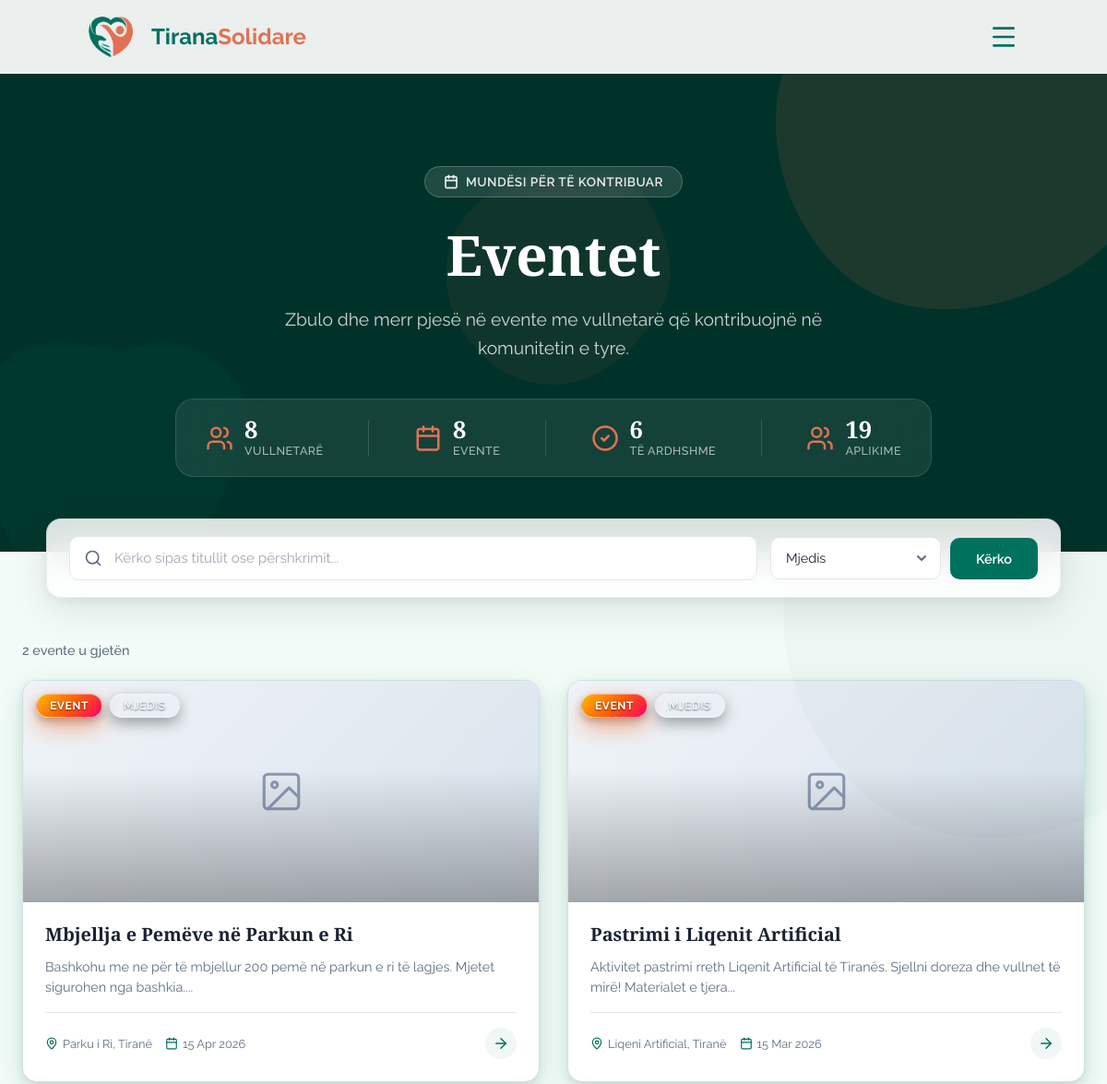
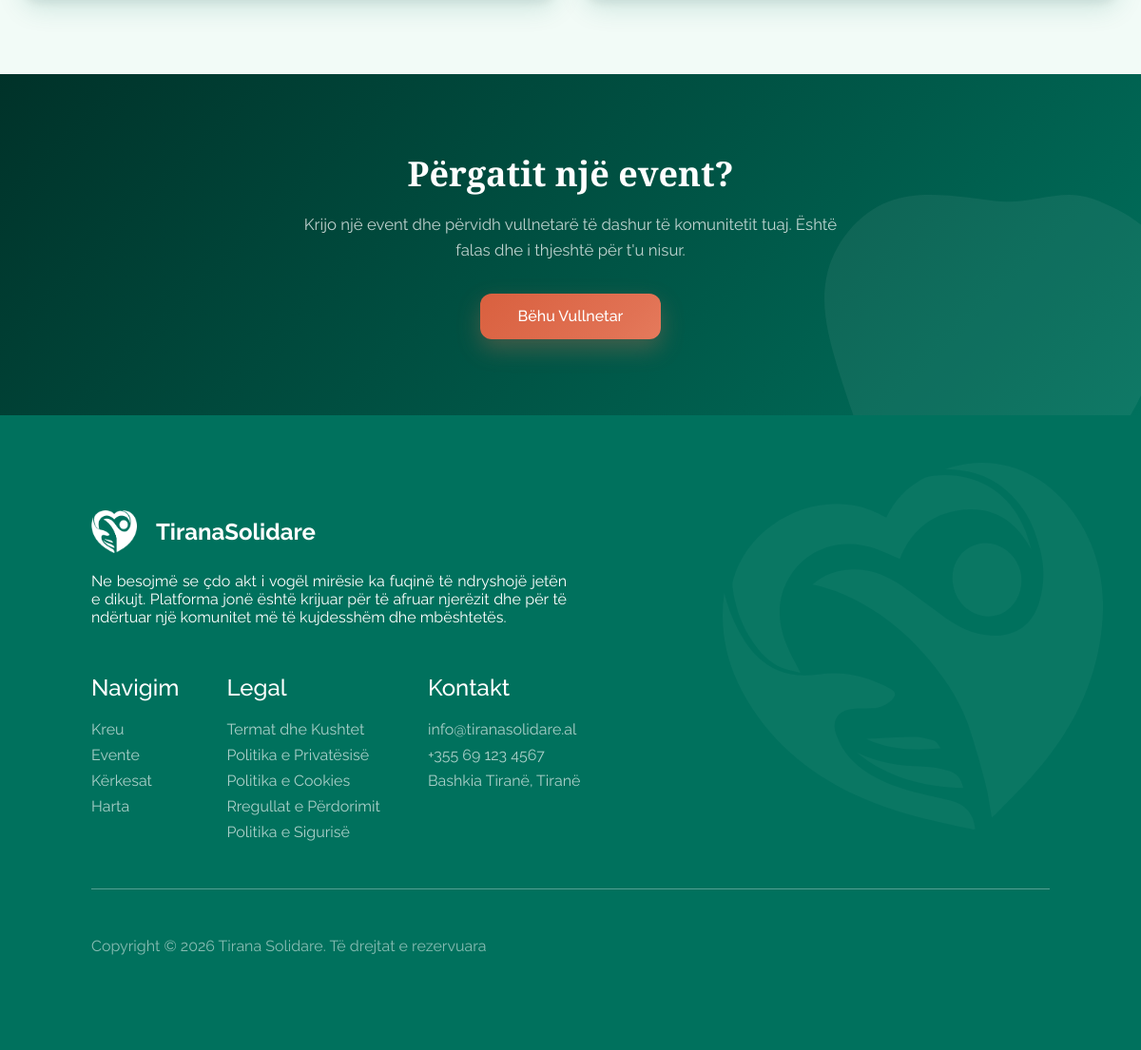
The app's page /views/events.php?category=1 with its own data (2 pictures, top to bottom).
### tables this page shows
CREATE TABLE `eventi` (
  `id_eventi` int(11) NOT NULL,
  `id_perdoruesi` int(11) DEFAULT NULL,
  `id_kategoria` int(11) DEFAULT NULL,
  `titulli` varchar(200) DEFAULT NULL,
  `pershkrimi` text DEFAULT NULL,
  `data` datetime DEFAULT NULL,
  `vendndodhja` varchar(255) DEFAULT NULL,
  `latitude` decimal(10,7) DEFAULT NULL,
  `longitude` decimal(10,7) DEFAULT NULL,
  `banner` varchar(500) DEFAULT NULL COMMENT 'URL to image storage',
  `krijuar_me` timestamp NOT NULL DEFAULT current_timestamp()
);

CREATE TABLE `kategoria` (
  `id_kategoria` int(11) NOT NULL,
  `emri` varchar(50) DEFAULT NULL
);

### views/events.php (the view, shortened to what the rows shown need)
<?php
require_once __DIR__ . '/../config/db.php';
$isLoggedIn = isset($_SESSION['user_id']);
$isAdmin = ($isLoggedIn && ($_SESSION['roli'] ?? '') === 'Admin');
$page   = max(1, (int) ($_GET['page'] ?? 1));
$limit  = 12;
$offset = ($page - 1) * $limit;
$search   = trim($_GET['search'] ?? '');
$category = (int) ($_GET['category'] ?? 0);
$where  = [];
$params = [];
if ($category > 0) {
    $where[]  = 'e.id_kategoria = ?';
    $params[] = $category;
}
$whereSQL = $where ? 'WHERE ' . implode(' AND ', $where) : '';
$sql = "SELECT e.*, k.emri AS kategoria_emri, p.emri AS krijuesi_emri
        FROM Eventi e
        LEFT JOIN Kategoria k ON k.id_kategoria = e.id_kategoria
        LEFT JOIN Perdoruesi p ON p.id_perdoruesi = e.id_perdoruesi
        $whereSQL
        ORDER BY e.data DESC
        LIMIT ? OFFSET ?";
$params[] = $limit;
$params[] = $offset;
$stmt = $pdo->prepare($sql);
$stmt->execute($params);
$events = $stmt->fetchAll(PDO::FETCH_ASSOC);
?>
<!DOCTYPE html>
<html lang="sq">
<head>
  <link rel="stylesheet" href="/TiranaSolidare/public/assets/styles/main.css">
  <link rel="stylesheet" href="/TiranaSolidare/public/assets/styles/requests.css?v=20260308W">  <link rel="stylesheet" href="https://unpkg.com/leaflet@1.9.4/dist/leaflet.css" />
  <link rel="stylesheet" href="/TiranaSolidare/assets/css/map.css"></head>
<body class="page-events">
<?php include __DIR__ . '/../public/components/header.php'; ?>
<main>
<?php if (isset($event) && $event): ?>
<!-- ═══════════════════════════════════════════════════════════
     SINGLE EVENT DETAIL
     ═══════════════════════════════════════════════════════════ -->
<section class="rq-detail-hero rq-detail-hero--request">
  <svg class="rq-blob rq-blob--hero-1" viewBox="0 0 200 200" xmlns="http://www.w3.org/2000/svg"><path fill="rgba(255,255,255,0.06)" d="M44.7,-76.4C58.8,-69.2,71.8,-58.7,79.6,-45.1C87.4,-31.5,90.1,-15.7,88.5,-0.9C86.9,13.9,81.1,27.8,72.6,39.6C64.1,51.4,52.9,61.2,40.1,68.4C27.3,75.6,13.7,80.3,-0.8,81.7C-15.3,83.1,-30.5,81.3,-43.4,74.2C-56.2,67.2,-66.7,55,-73.8,41.2C-80.8,27.3,-84.4,11.7,-83.5,-3.5C-82.6,-18.7,-77.2,-33.4,-68,-45.1C-58.8,-56.8,-45.9,-65.4,-32.3,-72.8C-18.7,-80.3,-9.3,-86.5,3.2,-91.9C15.7,-97.4,30.5,-83.6,44.7,-76.4Z" transform="translate(100 100)"/></svg>
  <svg class="rq-blob rq-blob--hero-2" viewBox="0 0 200 200" xmlns="http://www.w3.org/2000/svg"><path fill="rgba(255,255,255,0.04)" d="M39.5,-51.2C52.9,-46.3,66.8,-37.9,71.4,-25.7C76.1,-13.5,71.5,2.6,66,17.3C60.6,31.9,54.3,45.1,44,54.7C33.6,64.3,19.3,70.2,3.4,73.7C-12.6,77.2,-30.3,78.4,-42.2,70.1C-54,61.7,-60,43.8,-65.3,27.3C-70.6,10.8,-75.2,-4.2,-72.3,-18.2C-69.5,-32.1,-59.2,-45,-46.1,-50C-33.1,-55,-16.5,-52.2,-1.4,-50.2C13.7,-48.3,26.1,-56.1,39.5,-51.2Z" transform="translate(100 100)"/></svg>
  <div class="rq-grid-overlay"></div>
  <div class="rq-detail-hero__inner">
    <a href="/TiranaSolidare/views/events.php" class="rq-back-link">
      <svg xmlns="http://www.w3.org/2000/svg" width="20" height="20" viewBox="0 0 24 24" fill="none" stroke="currentColor" stroke-width="2" stroke-linecap="round" stroke-linejoin="round"><path d="m12 19-7-7 7-7"/><path d="M19 12H5"/></svg>
      Kthehu te eventet
    </a>
    <div class="rq-detail-hero__badges">
      <span class="rq-badge rq-badge--event-spotlight">
        <svg xmlns="http://www.w3.org/2000/svg" width="14" height="14" viewBox="0 0 24 24" fill="none" stroke="currentColor" stroke-width="2.5" stroke-linecap="round" stroke-linejoin="round"><rect width="18" height="18" x="3" y="4" rx="2"/><line x1="16" x2="16" y1="2" y2="6"/><line x1="8" x2="8" y1="2" y2="6"/><line x1="3" x2="21" y1="10" y2="10"/></svg>
        Event
      </span>
      <?php if (!empty($event['kategoria_emri'])): ?>
      <span class="rq-badge rq-badge--event"><?= htmlspecialchars($event['kategoria_emri']) ?></span>
      <?php endif; ?>
    </div>
    <h1><?= htmlspecialchars($event['titulli']) ?></h1>
    <div class="rq-detail-hero__meta">
      <span><svg xmlns="http://www.w3.org/2000/svg" width="18" height="18" viewBox="0 0 24 24" fill="none" stroke="currentColor" stroke-width="2" stroke-linecap="round" stroke-linejoin="round"><rect width="18" height="18" x="3" y="4" rx="2"/><line x1="16" x2="16" y1="2" y2="6"/><line x1="8" x2="8" y1="2" y2="6"/><line x1="3" x2="21" y1="10" y2="10"/></svg> <?= date('d M Y, H:i', strtotime($event['data'])) ?></span>
      <span><svg xmlns="http://www.w3.org/2000/svg" width="18" height="18" viewBox="0 0 24 24" fill="none" stroke="currentColor" stroke-width="2" stroke-linecap="round" stroke-linejoin="round"><path d="M20 10c0 4.993-5.539 10.193-7.399 11.799a1 1 0 0 1-1.202 0C9.539 20.193 4 14.993 4 10a8 8 0 0 1 16 0"/><circle cx="12" cy="10" r="3"/></svg> <?= htmlspecialchars($event['vendndodhja'] ?? 'Tiranë') ?></span>
      <span><svg xmlns="http://www.w3.org/2000/svg" width="18" height="18" viewBox="0 0 24 24" fill="none" stroke="currentColor" stroke-width="2" stroke-linecap="round" stroke-linejoin="round"><path d="M16 21v-2a4 4 0 0 0-4-4H6a4 4 0 0 0-4 4v2"/><circle cx="9" cy="7" r="4"/><path d="M22 21v-2a4 4 0 0 0-3-3.87"/><path d="M16 3.13a4 4 0 0 1 0 7.75"/></svg> <?= $event['total_aplikime'] ?> aplikime</span>
    </div>
  </div>
</section>
<section class="rq-detail-body">
  <div class="rq-detail-layout">
    <div class="rq-detail-main">
      <?php if (!empty($event['banner'])): ?>
        <div class="rq-detail-banner">
          <img src="<?= htmlspecialchars($event['banner']) ?>" alt="<?= htmlspecialchars($event['titulli']) ?>" onerror="this.style.display='none'; this.nextElementSibling.style.display='flex'">
          <div class="rq-detail-banner--placeholder" style="display:none;">
            <svg xmlns="http://www.w3.org/2000/svg" width="80" height="80" viewBox="0 0 24 24" fill="none" stroke="currentColor" stroke-width="1" stroke-linecap="round" stroke-linejoin="round"><rect x="3" y="3" width="18" height="18" rx="2" ry="2"/><circle cx="8.5" cy="8.5" r="1.5"/><path d="M21 15l-5-5L5 21"/></svg>
            <p>Nuk ka imazh të ngarkuar</p>
          </div>
        </div>
      <?php else: ?>
        <div class="rq-detail-banner rq-detail-banner--placeholder">
          <svg xmlns="http://www.w3.org/2000/svg" width="80" height="80" viewBox="0 0 24 24" fill="none" stroke="currentColor" stroke-width="1" stroke-linecap="round" stroke-linejoin="round"><rect x="3" y="3" width="18" height="18" rx="2" ry="2"/><circle cx="8.5" cy="8.5" r="1.5"/><path d="M21 15l-5-5L5 21"/></svg>
          <p>Nuk ka imazh të ngarkuar</p>
        </div>
      <?php endif; ?>
      <div class="rq-detail-text">
        <h2>Përshkrimi</h2>
        <p><?= nl2br(htmlspecialchars($event['pershkrimi'] ?? 'Nuk ka përshkrim.')) ?></p>
      </div>
    </div>
    <aside class="rq-detail-sidebar">
      <div class="rq-sidebar-card">
        <h3>Informacione</h3>
        <ul class="rq-sidebar-info">
          <li>
            <svg xmlns="http://www.w3.org/2000/svg" width="18" height="18" viewBox="0 0 24 24" fill="none" stroke="currentColor" stroke-width="2" stroke-linecap="round" stroke-linejoin="round"><path d="M19 21v-2a4 4 0 0 0-4-4H9a4 4 0 0 0-4 4v2"/><circle cx="12" cy="7" r="4"/></svg>
            <div><span>Organizuesi</span><strong><?= htmlspecialchars($event['krijuesi_emri'] ?? 'N/A') ?></strong></div>
          </li>
          <li>
            <svg xmlns="http://www.w3.org/2000/svg" width="18" height="18" viewBox="0 0 24 24" fill="none" stroke="currentColor" stroke-width="2" stroke-linecap="round" stroke-linejoin="round"><rect width="18" height="18" x="3" y="4" rx="2"/><line x1="16" x2="16" y1="2" y2="6"/><line x1="8" x2="8" y1="2" y2="6"/><line x1="3" x2="21" y1="10" y2="10"/></svg>
            <div><span>Kategoria</span><strong><?= htmlspecialchars($event['kategoria_emri'] ?? 'Pa kategori') ?></strong></div>
          </li>
          <li>
            <svg xmlns="http://www.w3.org/2000/svg" width="18" height="18" viewBox="0 0 24 24" fill="none" stroke="currentColor" stroke-width="2" stroke-linecap="round" stroke-linejoin="round"><rect width="18" height="18" x="3" y="4" rx="2"/><line x1="16" x2="16" y1="2" y2="6"/><line x1="8" x2="8" y1="2" y2="6"/><line x1="3" x2="21" y1="10" y2="10"/></svg>
            <div><span>Data & Ora</span><strong><?= date('d/m/Y — H:i', strtotime($event['data'])) ?></strong></div>
          </li>
          <li>
            <svg xmlns="http://www.w3.org/2000/svg" width="18" height="18" viewBox="0 0 24 24" fill="none" stroke="currentColor" stroke-width="2" stroke-linecap="round" stroke-linejoin="round"><path d="M20 10c0 4.993-5.539 10.193-7.399 11.799a1 1 0 0 1-1.202 0C9.539 20.193 4 14.993 4 10a8 8 0 0 1 16 0"/><circle cx="12" cy="10" r="3"/></svg>
            <div><span>Vendndodhja</span><strong><?= htmlspecialchars($event['vendndodhja'] ?? 'Tiranë') ?></strong></div>
          </li>
        </ul>
        <div class="rq-sidebar-cta">
          <?php if (!$isLoggedIn): ?>
            <a href="/TiranaSolidare/views/login.php?redirect=<?= urlencode('/TiranaSolidare/views/events.php?id=' . $event['id_eventi']) ?>" class="rq-btn-full rq-btn-login">
              <svg xmlns="http://www.w3.org/2000/svg" width="18" height="18" viewBox="0 0 24 24" fill="none" stroke="currentColor" stroke-width="2" stroke-linecap="round" stroke-linejoin="round"><path d="M15 3h4a2 2 0 0 1 2 2v14a2 2 0 0 1-2 2h-4"/><polyline points="10 17 15 12 10 7"/><line x1="15" x2="3" y1="12" y2="12"/></svg>
              Kyçu për të aplikuar
            </a>
            <p class="rq-sidebar-hint">Duhet të jeni i kyçur për të aplikuar si vullnetar.</p>
          <?php elseif ($isAdmin): ?>
            <p class="rq-sidebar-hint">Administratorët nuk mund të aplikojnë si vullnetarë.</p>
          <?php elseif ($alreadyApplied): ?>
            <span class="rq-badge rq-badge--open"><?= htmlspecialchars($existingApp['statusi']) ?></span>
            <p class="rq-sidebar-hint">Ju keni aplikuar tashmë për këtë event.</p>
          <?php elseif (strtotime($event['data']) <= time()): ?>
            <p class="rq-sidebar-hint">Ky event ka kaluar. Nuk mund të aplikoni më.</p>
          <?php else: ?>
            <button class="rq-btn-full rq-btn-login" id="apply-btn" data-event="<?= $event['id_eventi'] ?>">
              <svg xmlns="http://www.w3.org/2000/svg" width="18" height="18" viewBox="0 0 24 24" fill="none" stroke="currentColor" stroke-width="2" stroke-linecap="round" stroke-linejoin="round"><path d="M16 21v-2a4 4 0 0 0-4-4H6a4 4 0 0 0-4 4v2"/><circle cx="9" cy="7" r="4"/><line x1="19" x2="19" y1="8" y2="14"/><line x1="22" x2="16" y1="11" y2="11"/></svg>
              Apliko si Vullnetar
            </button>
          <?php endif; ?>
        </div>
      </div>
      <div class="rq-sidebar-trust">
        <div class="rq-sidebar-trust__icon">
          <svg xmlns="http://www.w3.org/2000/svg" width="24" height="24" viewBox="0 0 24 24" fill="none" stroke="currentColor" stroke-width="2" stroke-linecap="round" stroke-linejoin="round"><rect width="18" height="18" x="3" y="4" rx="2"/><line x1="16" x2="16" y1="2" y2="6"/><line x1="8" x2="8" y1="2" y2="6"/><line x1="3" x2="21" y1="10" y2="10"/></svg>
        </div>
        <p><strong>Platformë komunitare</strong></p>
        <p class="rq-sidebar-trust__sub">Zbulo mundësi të vlefshme për të kontribuar në komunitetin tuaj.</p>
      </div>
    </aside>
  </div>
</section>
<?php else: ?>
<section class="rq-hero">
  <div class="rq-hero__inner">
    <h1>Eventet</h1>
  </div>
</section>
<section class="rq-results">
  <?php if (empty($events)): ?>
    <div class="rq-empty">
      <div class="rq-empty__icon">
        <svg xmlns="http://www.w3.org/2000/svg" width="56" height="56" viewBox="0 0 24 24" fill="none" stroke="currentColor" stroke-width="1" stroke-linecap="round" stroke-linejoin="round"><circle cx="12" cy="12" r="10"/><path d="M16 16s-1.5-2-4-2-4 2-4 2"/><line x1="9" x2="9.01" y1="9" y2="9"/><line x1="15" x2="15.01" y1="9" y2="9"/></svg>
      </div>
      <h3>Nuk u gjetën evente</h3>
      <p><?= $search ? 'Asnjë rezultat për "' . htmlspecialchars($search) . '". Provo me fjalë të tjera.' : 'Nuk ka evente aktive për momentin.' ?></p>
    </div>
  <?php else: ?>
    <div class="rq-grid">
      <?php foreach ($events as $i => $ev): ?>
        <a href="/TiranaSolidare/views/events.php?id=<?= $ev['id_eventi'] ?>" class="rq-card" style="animation-delay: <?= $i * 0.05 ?>s">
          <div class="rq-card__visual">
            <?php if (!empty($ev['banner'])): ?>
              <div class="rq-card__img rq-card__img--placeholder" style="display:none;">
                <svg xmlns="http://www.w3.org/2000/svg" width="50" height="50" viewBox="0 0 24 24" fill="none" stroke="currentColor" stroke-width="1.5" stroke-linecap="round" stroke-linejoin="round"><rect x="3" y="3" width="18" height="18" rx="2" ry="2"/><circle cx="8.5" cy="8.5" r="1.5"/><path d="M21 15l-5-5L5 21"/></svg>
              </div>
            <?php endif; ?>
            <div class="rq-card__overlay">
              <span class="rq-badge rq-badge--event-spotlight">Event</span>
              <span class="rq-badge rq-badge--event\"><?= htmlspecialchars($ev['kategoria_emri'] ?? 'Kategori') ?></span>
            </div>
          </div>
          <div class="rq-card__content">
            <h3 class="rq-card__title"><?= htmlspecialchars($ev['titulli']) ?></h3>
            <p class="rq-card__desc"><?= htmlspecialchars(mb_substr($ev['pershkrimi'] ?? '', 0, 110)) ?>...</p>
            <div class="rq-card__footer">
              <div class="rq-card__meta">
                <span>
                  <?= htmlspecialchars($ev['vendndodhja'] ?? 'Tiranë') ?>
                </span>
                <span>
                  <?= date('d M Y', strtotime($ev['data'])) ?>
                </span>
              </div>
              <span class="rq-card__arrow">
                <svg xmlns="http://www.w3.org/2000/svg" width="18" height="18" viewBox="0 0 24 24" fill="none" stroke="currentColor" stroke-width="2" stroke-linecap="round" stroke-linejoin="round"><path d="M5 12h14"/><path d="m12 5 7 7-7 7"/></svg>
              </span>
            </div>
          </div>
        </a>
      <?php endforeach; ?>
    </div>
  <?php endif; ?>
</section>
<section class="rq-cta">
  <div class="rq-cta__inner">
    <h2>Përgatit një event?</h2>
  </div>
</section>
<?php endif; ?>
</main>
</body>
</html>

### records on screen
eventi: id_kategoria.emri "MJEDIS", titulli "Mbjellja e Pemëve në Parkun e Ri", pershkrimi "Bashkohu me ne për të mbjellur 200 pemë në parkun e ri të lagjes. Mjetet sigurohen nga bashkia.", vendndodhja "Parku i Ri, Tiranë", data "15 Apr 2026"
eventi: id_kategoria.emri "MJEDIS", titulli "Pastrimi i Liqenit Artificial", pershkrimi "Aktivitet pastrimi rreth Liqenit Artificial të Tiranës. Sjellni doreza dhe vullnet të mirë! Materialet e tjera", vendndodhja "Liqeni Artificial, Tiranë", data "15 Mar 2026"

### other values on screen
$statVullnetare "8"
$statTotalEvents "8"
$statUpcoming "6"
$statApplications "19"
$total "2"
form field category "Mjedis"
